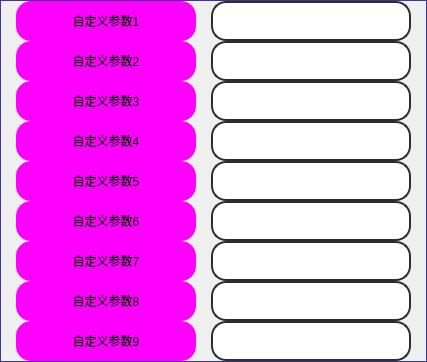
             <widget class="QFrame" name="frame_25">
              <property name="styleSheet">
               <string notr="true">QFrame {
	border: 1px solid rgb(65, 51, 156);
}
QFrame:hover {
	border: 1px solid rgb(65, 51, 156);
}</string>
              </property>
              <property name="frameShape">
               <enum>QFrame::StyledPanel</enum>
              </property>
              <property name="frameShadow">
               <enum>QFrame::Raised</enum>
              </property>
              <layout class="QHBoxLayout" name="horizontalLayout_6">
               <property name="spacing">
                <number>15</number>
               </property>
               <property name="leftMargin">
                <number>15</number>
               </property>
               <property name="topMargin">
                <number>0</number>
               </property>
               <property name="rightMargin">
                <number>10</number>
               </property>
               <property name="bottomMargin">
                <number>0</number>
               </property>
               <item>
                <widget class="QFrame" name="upper_left_6">
                 <property name="sizePolicy">
                  <sizepolicy hsizetype="Minimum" vsizetype="Expanding">
                   <horstretch>0</horstretch>
                   <verstretch>0</verstretch>
                  </sizepolicy>
                 </property>
                 <property name="minimumSize">
                  <size>
                   <width>180</width>
                   <height>0</height>
                  </size>
                 </property>
                 <property name="maximumSize">
                  <size>
                   <width>180</width>
                   <height>1000</height>
                  </size>
                 </property>
                 <property name="styleSheet">
                  <string notr="true">border:none</string>
                 </property>
                 <property name="frameShape">
                  <enum>QFrame::StyledPanel</enum>
                 </property>
                 <property name="frameShadow">
                  <enum>QFrame::Raised</enum>
                 </property>
                 <layout class="QVBoxLayout" name="verticalLayout_53">
                  <property name="spacing">
                   <number>0</number>
                  </property>
                  <property name="leftMargin">
                   <number>0</number>
                  </property>
                  <property name="topMargin">
                   <number>0</number>
                  </property>
                  <property name="rightMargin">
                   <number>0</number>
                  </property>
                  <property name="bottomMargin">
                   <number>0</number>
                  </property>
                  <item>
                   <widget class="QLabel" name="label_Customized_parameters1">
                    <property name="minimumSize">
                     <size>
                      <width>180</width>
                      <height>40</height>
                     </size>
                    </property>
                    <property name="maximumSize">
                     <size>
                      <width>180</width>
                      <height>40</height>
                     </size>
                    </property>
                    <property name="styleSheet">
                     <string notr="true">QLabel {
	font: 700 18pt &quot;等线&quot;;
	background-color: rgb(255, 0, 255);
	border-radius: 15px;
}

QLabel:hover{
	border: 3px solid rgb(0, 255, 0);
}
QLabel:disabled{
	color: rgb(0, 0, 0);
	border-color: rgb(166, 166, 166);
    background-color: rgb(186, 186, 186);
}</string>
                    </property>
                    <property name="text">
                     <string>自定义参数1</string>
                    </property>
                    <property name="alignment">
                     <set>Qt::AlignCenter</set>
                    </property>
                    <property name="buddy">
                     <cstring>Customized_parameters1</cstring>
                    </property>
                   </widget>
                  </item>
                  <item>
                   <widget class="QLabel" name="label_Customized_parameters2">
                    <property name="minimumSize">
                     <size>
                      <width>180</width>
                      <height>40</height>
                     </size>
                    </property>
                    <property name="maximumSize">
                     <size>
                      <width>180</width>
                      <height>40</height>
                     </size>
                    </property>
                    <property name="styleSheet">
                     <string notr="true">QLabel {
	font: 700 18pt &quot;等线&quot;;
	background-color: rgb(255, 0, 255);
	border-radius: 15px;
}

QLabel:hover{
	border: 3px solid rgb(0, 255, 0);
}
QLabel:disabled{
	color: rgb(0, 0, 0);
	border-color: rgb(166, 166, 166);
    background-color: rgb(186, 186, 186);
}</string>
                    </property>
                    <property name="text">
                     <string>自定义参数2</string>
                    </property>
                    <property name="alignment">
                     <set>Qt::AlignCenter</set>
                    </property>
                    <property name="buddy">
                     <cstring>Customized_parameters2</cstring>
                    </property>
                   </widget>
                  </item>
                  <item>
                   <widget class="QLabel" name="label_Customized_parameters3">
                    <property name="minimumSize">
                     <size>
                      <width>180</width>
                      <height>40</height>
                     </size>
                    </property>
                    <property name="maximumSize">
                     <size>
                      <width>180</width>
                      <height>40</height>
                     </size>
                    </property>
                    <property name="styleSheet">
                     <string notr="true">QLabel {
	font: 700 18pt &quot;等线&quot;;
	background-color: rgb(255, 0, 255);
	border-radius: 15px;
}

QLabel:hover{
	border: 3px solid rgb(0, 255, 0);
}
QLabel:disabled{
	color: rgb(0, 0, 0);
	border-color: rgb(166, 166, 166);
    background-color: rgb(186, 186, 186);
}</string>
                    </property>
                    <property name="text">
                     <string>自定义参数3</string>
                    </property>
                    <property name="alignment">
                     <set>Qt::AlignCenter</set>
                    </property>
                    <property name="buddy">
                     <cstring>Customized_parameters3</cstring>
                    </property>
                   </widget>
                  </item>
                  <item>
                   <widget class="QLabel" name="label_Customized_parameters4">
                    <property name="minimumSize">
                     <size>
                      <width>180</width>
                      <height>40</height>
                     </size>
                    </property>
                    <property name="maximumSize">
                     <size>
                      <width>180</width>
                      <height>40</height>
                     </size>
                    </property>
                    <property name="styleSheet">
                     <string notr="true">QLabel {
	font: 700 18pt &quot;等线&quot;;
	background-color: rgb(255, 0, 255);
	border-radius: 15px;
}

QLabel:hover{
	border: 3px solid rgb(0, 255, 0);
}
QLabel:disabled{
	color: rgb(0, 0, 0);
	border-color: rgb(166, 166, 166);
    background-color: rgb(186, 186, 186);
}</string>
                    </property>
                    <property name="text">
                     <string>自定义参数4</string>
                    </property>
                    <property name="alignment">
                     <set>Qt::AlignCenter</set>
                    </property>
                    <property name="buddy">
                     <cstring>Customized_parameters4</cstring>
                    </property>
                   </widget>
                  </item>
                  <item>
                   <widget class="QLabel" name="label_Customized_parameters5">
                    <property name="minimumSize">
                     <size>
                      <width>180</width>
                      <height>40</height>
                     </size>
                    </property>
                    <property name="maximumSize">
                     <size>
                      <width>180</width>
                      <height>40</height>
                     </size>
                    </property>
                    <property name="styleSheet">
                     <string notr="true">QLabel {
	font: 700 18pt &quot;等线&quot;;
	background-color: rgb(255, 0, 255);
	border-radius: 15px;
}

QLabel:hover{
	border: 3px solid rgb(0, 255, 0);
}
QLabel:disabled{
	color: rgb(0, 0, 0);
	border-color: rgb(166, 166, 166);
    background-color: rgb(186, 186, 186);
}</string>
                    </property>
                    <property name="text">
                     <string>自定义参数5</string>
                    </property>
                    <property name="alignment">
                     <set>Qt::AlignCenter</set>
                    </property>
                    <property name="buddy">
                     <cstring>Customized_parameters5</cstring>
                    </property>
                   </widget>
                  </item>
                  <item>
                   <widget class="QLabel" name="label_Customized_parameters6">
                    <property name="minimumSize">
                     <size>
                      <width>180</width>
                      <height>40</height>
                     </size>
                    </property>
                    <property name="maximumSize">
                     <size>
                      <width>180</width>
                      <height>40</height>
                     </size>
                    </property>
                    <property name="styleSheet">
                     <string notr="true">QLabel {
	font: 700 18pt &quot;等线&quot;;
	background-color: rgb(255, 0, 255);
	border-radius: 15px;
}

QLabel:hover{
	border: 3px solid rgb(0, 255, 0);
}
QLabel:disabled{
	color: rgb(0, 0, 0);
	border-color: rgb(166, 166, 166);
    background-color: rgb(186, 186, 186);
}</string>
                    </property>
                    <property name="text">
                     <string>自定义参数6</string>
                    </property>
                    <property name="alignment">
                     <set>Qt::AlignCenter</set>
                    </property>
                    <property name="buddy">
                     <cstring>Customized_parameters6</cstring>
                    </property>
                   </widget>
                  </item>
                  <item>
                   <widget class="QLabel" name="label_Customized_parameters7">
                    <property name="minimumSize">
                     <size>
                      <width>180</width>
                      <height>40</height>
                     </size>
                    </property>
                    <property name="maximumSize">
                     <size>
                      <width>180</width>
                      <height>40</height>
                     </size>
                    </property>
                    <property name="styleSheet">
                     <string notr="true">QLabel {
	font: 700 18pt &quot;等线&quot;;
	background-color: rgb(255, 0, 255);
	border-radius: 15px;
}

QLabel:hover{
	border: 3px solid rgb(0, 255, 0);
}
QLabel:disabled{
	color: rgb(0, 0, 0);
	border-color: rgb(166, 166, 166);
    background-color: rgb(186, 186, 186);
}</string>
                    </property>
                    <property name="text">
                     <string>自定义参数7</string>
                    </property>
                    <property name="alignment">
                     <set>Qt::AlignCenter</set>
                    </property>
                    <property name="buddy">
                     <cstring>Customized_parameters7</cstring>
                    </property>
                   </widget>
                  </item>
                  <item>
                   <widget class="QLabel" name="label_Customized_parameters">
                    <property name="minimumSize">
                     <size>
                      <width>180</width>
                      <height>40</height>
                     </size>
                    </property>
                    <property name="maximumSize">
                     <size>
                      <width>180</width>
                      <height>40</height>
                     </size>
                    </property>
                    <property name="styleSheet">
                     <string notr="true">QLabel {
	font: 700 18pt &quot;等线&quot;;
	background-color: rgb(255, 0, 255);
	border-radius: 15px;
}

QLabel:hover{
	border: 3px solid rgb(0, 255, 0);
}
QLabel:disabled{
	color: rgb(0, 0, 0);
	border-color: rgb(166, 166, 166);
    background-color: rgb(186, 186, 186);
}</string>
                    </property>
                    <property name="text">
                     <string>自定义参数8</string>
                    </property>
                    <property name="alignment">
                     <set>Qt::AlignCenter</set>
                    </property>
                    <property name="buddy">
                     <cstring>Customized_parameters8</cstring>
                    </property>
                   </widget>
                  </item>
                  <item>
                   <widget class="QLabel" name="label_Customized_parameters9">
                    <property name="minimumSize">
                     <size>
                      <width>180</width>
                      <height>40</height>
                     </size>
                    </property>
                    <property name="maximumSize">
                     <size>
                      <width>180</width>
                      <height>40</height>
                     </size>
                    </property>
                    <property name="styleSheet">
                     <string notr="true">QLabel {
	font: 700 18pt &quot;等线&quot;;
	background-color: rgb(255, 0, 255);
	border-radius: 15px;
}

QLabel:hover{
	border: 3px solid rgb(0, 255, 0);
}
QLabel:disabled{
	color: rgb(0, 0, 0);
	border-color: rgb(166, 166, 166);
    background-color: rgb(186, 186, 186);
}</string>
                    </property>
                    <property name="text">
                     <string>自定义参数9</string>
                    </property>
                    <property name="alignment">
                     <set>Qt::AlignCenter</set>
                    </property>
                   </widget>
                  </item>
                 </layout>
                </widget>
               </item>
               <item>
                <widget class="QFrame" name="upper_right_6">
                 <property name="sizePolicy">
                  <sizepolicy hsizetype="Minimum" vsizetype="Expanding">
                   <horstretch>0</horstretch>
                   <verstretch>0</verstretch>
                  </sizepolicy>
                 </property>
                 <property name="minimumSize">
                  <size>
                   <width>205</width>
                   <height>0</height>
                  </size>
                 </property>
                 <property name="maximumSize">
                  <size>
                   <width>205</width>
                   <height>1000</height>
                  </size>
                 </property>
                 <property name="styleSheet">
                  <string notr="true">border:none</string>
                 </property>
                 <property name="frameShape">
                  <enum>QFrame::StyledPanel</enum>
                 </property>
                 <property name="frameShadow">
                  <enum>QFrame::Raised</enum>
                 </property>
                 <layout class="QVBoxLayout" name="verticalLayout_42">
                  <property name="spacing">
                   <number>0</number>
                  </property>
                  <property name="leftMargin">
                   <number>0</number>
                  </property>
                  <property name="topMargin">
                   <number>0</number>
                  </property>
                  <property name="rightMargin">
                   <number>0</number>
                  </property>
                  <property name="bottomMargin">
                   <number>0</number>
                  </property>
                  <item>
                   <widget class="QLineEdit" name="Customized_parameters1">
                    <property name="minimumSize">
                     <size>
                      <width>200</width>
                      <height>40</height>
                     </size>
                    </property>
                    <property name="maximumSize">
                     <size>
                      <width>200</width>
                      <height>40</height>
                     </size>
                    </property>
                    <property name="styleSheet">
                     <string notr="true">QLineEdit {
	border: 2px solid rgb(45, 45, 45);
	border-radius: 15px;
	padding: 5px;
	background-color: rgb(255, 255, 255);	
	color: rgb(0, 0, 0);
	font: 700 18pt &quot;等线&quot;;
}
QLineEdit:hover {
	border: 3px solid rgb(255, 85, 0);
}
QLineEdit:focus {
	border: 3px solid rgb(255, 85, 0);
	color: rgb(255, 0, 0);
}
QLineEdit:disabled{
	color: rgb(0, 0, 0);
	border-color: rgb(166, 166, 166);
    background-color: rgb(186, 186, 186);
}</string>
                    </property>
                   </widget>
                  </item>
                  <item>
                   <widget class="QLineEdit" name="Customized_parameters2">
                    <property name="minimumSize">
                     <size>
                      <width>200</width>
                      <height>40</height>
                     </size>
                    </property>
                    <property name="maximumSize">
                     <size>
                      <width>200</width>
                      <height>40</height>
                     </size>
                    </property>
                    <property name="styleSheet">
                     <string notr="true">QLineEdit {
	border: 2px solid rgb(45, 45, 45);
	border-radius: 15px;
	padding: 5px;
	background-color: rgb(255, 255, 255);	
	color: rgb(0, 0, 0);
	font: 700 18pt &quot;等线&quot;;
}
QLineEdit:hover {
	border: 3px solid rgb(255, 85, 0);
}
QLineEdit:focus {
	border: 3px solid rgb(255, 85, 0);
	color: rgb(255, 0, 0);
}
QLineEdit:disabled{
	color: rgb(0, 0, 0);
	border-color: rgb(166, 166, 166);
    background-color: rgb(186, 186, 186);
}</string>
                    </property>
                   </widget>
                  </item>
                  <item>
                   <widget class="QLineEdit" name="Customized_parameters3">
                    <property name="minimumSize">
                     <size>
                      <width>200</width>
                      <height>40</height>
                     </size>
                    </property>
                    <property name="maximumSize">
                     <size>
                      <width>200</width>
                      <height>40</height>
                     </size>
                    </property>
                    <property name="styleSheet">
                     <string notr="true">QLineEdit {
	border: 2px solid rgb(45, 45, 45);
	border-radius: 15px;
	padding: 5px;
	background-color: rgb(255, 255, 255);	
	color: rgb(0, 0, 0);
	font: 700 18pt &quot;等线&quot;;
}
QLineEdit:hover {
	border: 3px solid rgb(255, 85, 0);
}
QLineEdit:focus {
	border: 3px solid rgb(255, 85, 0);
	color: rgb(255, 0, 0);
}
QLineEdit:disabled{
	color: rgb(0, 0, 0);
	border-color: rgb(166, 166, 166);
    background-color: rgb(186, 186, 186);
}</string>
                    </property>
                   </widget>
                  </item>
                  <item>
                   <widget class="QLineEdit" name="Customized_parameters4">
                    <property name="minimumSize">
                     <size>
                      <width>200</width>
                      <height>40</height>
                     </size>
                    </property>
                    <property name="maximumSize">
                     <size>
                      <width>200</width>
                      <height>40</height>
                     </size>
                    </property>
                    <property name="styleSheet">
                     <string notr="true">QLineEdit {
	border: 2px solid rgb(45, 45, 45);
	border-radius: 15px;
	padding: 5px;
	background-color: rgb(255, 255, 255);	
	color: rgb(0, 0, 0);
	font: 700 18pt &quot;等线&quot;;
}
QLineEdit:hover {
	border: 3px solid rgb(255, 85, 0);
}
QLineEdit:focus {
	border: 3px solid rgb(255, 85, 0);
	color: rgb(255, 0, 0);
}
QLineEdit:disabled{
	color: rgb(0, 0, 0);
	border-color: rgb(166, 166, 166);
    background-color: rgb(186, 186, 186);
}</string>
                    </property>
                   </widget>
                  </item>
                  <item>
                   <widget class="QLineEdit" name="Customized_parameters5">
                    <property name="minimumSize">
                     <size>
                      <width>200</width>
                      <height>40</height>
                     </size>
                    </property>
                    <property name="maximumSize">
                     <size>
                      <width>200</width>
                      <height>40</height>
                     </size>
                    </property>
                    <property name="styleSheet">
                     <string notr="true">QLineEdit {
	border: 2px solid rgb(45, 45, 45);
	border-radius: 15px;
	padding: 5px;
	background-color: rgb(255, 255, 255);	
	color: rgb(0, 0, 0);
	font: 700 18pt &quot;等线&quot;;
}
QLineEdit:hover {
	border: 3px solid rgb(255, 85, 0);
}
QLineEdit:focus {
	border: 3px solid rgb(255, 85, 0);
	color: rgb(255, 0, 0);
}
QLineEdit:disabled{
	color: rgb(0, 0, 0);
	border-color: rgb(166, 166, 166);
    background-color: rgb(186, 186, 186);
}</string>
                    </property>
                    <property name="text">
                     <string/>
                    </property>
                   </widget>
                  </item>
                  <item>
                   <widget class="QLineEdit" name="Customized_parameters6">
                    <property name="minimumSize">
                     <size>
                      <width>200</width>
                      <height>40</height>
                     </size>
                    </property>
                    <property name="maximumSize">
                     <size>
                      <width>200</width>
                      <height>40</height>
                     </size>
                    </property>
                    <property name="styleSheet">
                     <string notr="true">QLineEdit {
	border: 2px solid rgb(45, 45, 45);
	border-radius: 15px;
	padding: 5px;
	background-color: rgb(255, 255, 255);	
	color: rgb(0, 0, 0);
	font: 700 18pt &quot;等线&quot;;
}
QLineEdit:hover {
	border: 3px solid rgb(255, 85, 0);
}
QLineEdit:focus {
	border: 3px solid rgb(255, 85, 0);
	color: rgb(255, 0, 0);
}
QLineEdit:disabled{
	color: rgb(0, 0, 0);
	border-color: rgb(166, 166, 166);
    background-color: rgb(186, 186, 186);
}</string>
                    </property>
                    <property name="text">
                     <string/>
                    </property>
                   </widget>
                  </item>
                  <item>
                   <widget class="QLineEdit" name="Customized_parameters7">
                    <property name="minimumSize">
                     <size>
                      <width>200</width>
                      <height>40</height>
                     </size>
                    </property>
                    <property name="maximumSize">
                     <size>
                      <width>200</width>
                      <height>40</height>
                     </size>
                    </property>
                    <property name="styleSheet">
                     <string notr="true">QLineEdit {
	border: 2px solid rgb(45, 45, 45);
	border-radius: 15px;
	padding: 5px;
	background-color: rgb(255, 255, 255);	
	color: rgb(0, 0, 0);
	font: 700 18pt &quot;等线&quot;;
}
QLineEdit:hover {
	border: 3px solid rgb(255, 85, 0);
}
QLineEdit:focus {
	border: 3px solid rgb(255, 85, 0);
	color: rgb(255, 0, 0);
}
QLineEdit:disabled{
	color: rgb(0, 0, 0);
	border-color: rgb(166, 166, 166);
    background-color: rgb(186, 186, 186);
}</string>
                    </property>
                   </widget>
                  </item>
                  <item>
                   <widget class="QLineEdit" name="Customized_parameters8">
                    <property name="minimumSize">
                     <size>
                      <width>200</width>
                      <height>40</height>
                     </size>
                    </property>
                    <property name="maximumSize">
                     <size>
                      <width>200</width>
                      <height>40</height>
                     </size>
                    </property>
                    <property name="styleSheet">
                     <string notr="true">QLineEdit {
	border: 2px solid rgb(45, 45, 45);
	border-radius: 15px;
	padding: 5px;
	background-color: rgb(255, 255, 255);	
	color: rgb(0, 0, 0);
	font: 700 18pt &quot;等线&quot;;
}
QLineEdit:hover {
	border: 3px solid rgb(255, 85, 0);
}
QLineEdit:focus {
	border: 3px solid rgb(255, 85, 0);
	color: rgb(255, 0, 0);
}
QLineEdit:disabled{
	color: rgb(0, 0, 0);
	border-color: rgb(166, 166, 166);
    background-color: rgb(186, 186, 186);
}</string>
                    </property>
                   </widget>
                  </item>
                  <item>
                   <widget class="QLineEdit" name="Customized_parameters9">
                    <property name="minimumSize">
                     <size>
                      <width>200</width>
                      <height>40</height>
                     </size>
                    </property>
                    <property name="maximumSize">
                     <size>
                      <width>200</width>
                      <height>40</height>
                     </size>
                    </property>
                    <property name="styleSheet">
                     <string notr="true">QLineEdit {
	border: 2px solid rgb(45, 45, 45);
	border-radius: 15px;
	padding: 5px;
	background-color: rgb(255, 255, 255);	
	color: rgb(0, 0, 0);
	font: 700 18pt &quot;等线&quot;;
}
QLineEdit:hover {
	border: 3px solid rgb(255, 85, 0);
}
QLineEdit:focus {
	border: 3px solid rgb(255, 85, 0);
	color: rgb(255, 0, 0);
}
QLineEdit:disabled{
	color: rgb(0, 0, 0);
	border-color: rgb(166, 166, 166);
    background-color: rgb(186, 186, 186);
}</string>
                    </property>
                   </widget>
                  </item>
                 </layout>
                </widget>
               </item>
              </layout>
             </widget>
